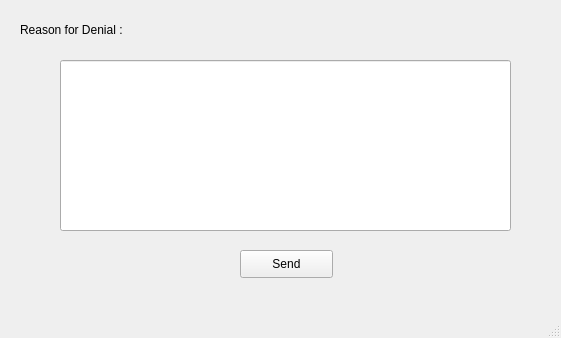
<?xml version="1.0" encoding="UTF-8"?>
<ui version="4.0">
 <class>MainWindow</class>
 <widget class="QMainWindow" name="MainWindow">
  <property name="geometry">
   <rect>
    <x>0</x>
    <y>0</y>
    <width>561</width>
    <height>338</height>
   </rect>
  </property>
  <property name="windowTitle">
   <string>MainWindow</string>
  </property>
  <widget class="QWidget" name="centralwidget">
   <widget class="QLabel" name="label">
    <property name="geometry">
     <rect>
      <x>20</x>
      <y>20</y>
      <width>161</width>
      <height>19</height>
     </rect>
    </property>
    <property name="text">
     <string>Reason for Denial :</string>
    </property>
   </widget>
   <widget class="QLineEdit" name="lineEdit">
    <property name="geometry">
     <rect>
      <x>60</x>
      <y>60</y>
      <width>451</width>
      <height>171</height>
     </rect>
    </property>
   </widget>
   <widget class="QPushButton" name="pushButton">
    <property name="geometry">
     <rect>
      <x>240</x>
      <y>250</y>
      <width>93</width>
      <height>28</height>
     </rect>
    </property>
    <property name="text">
     <string>Send</string>
    </property>
   </widget>
  </widget>
  <widget class="QMenuBar" name="menubar">
   <property name="geometry">
    <rect>
     <x>0</x>
     <y>0</y>
     <width>561</width>
     <height>26</height>
    </rect>
   </property>
  </widget>
  <widget class="QStatusBar" name="statusbar"/>
 </widget>
 <resources/>
 <connections/>
</ui>
